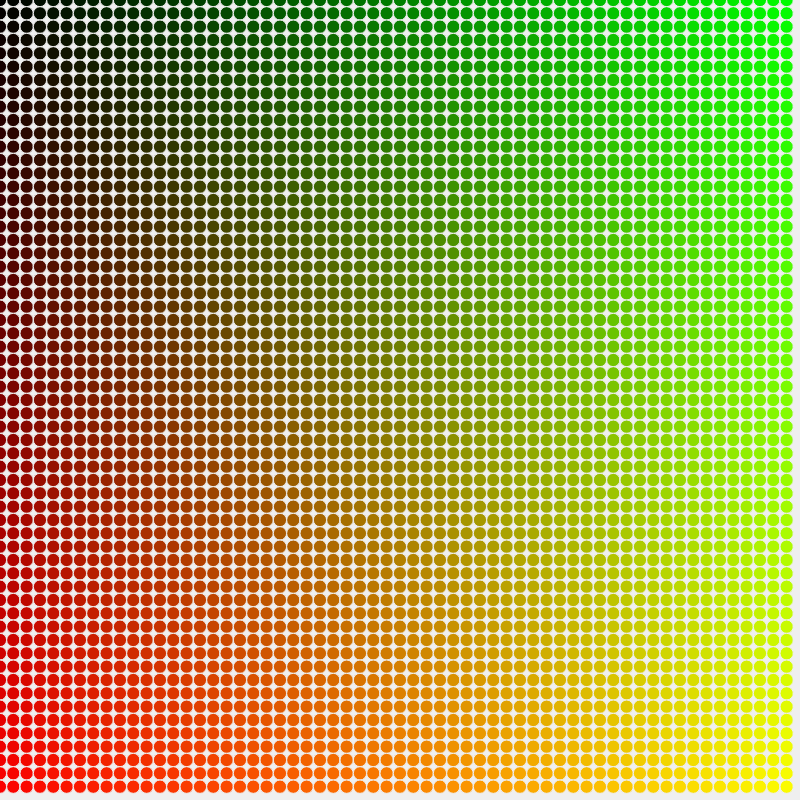
Frame 1 (no input)
Frame 60 (no input): identical to frame 1, image omitted
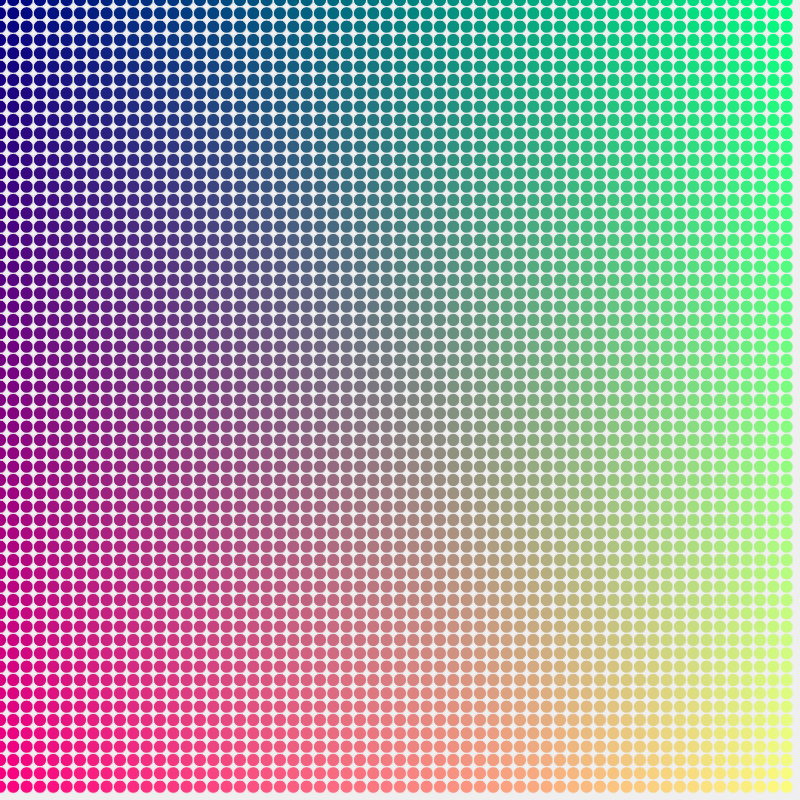
Frame 120 (the mouse pressed at the canvas centre since frame 60)

The p5.js sketch that drew these frames (run headless with seeded random() and noise() and a simulated clock; from frame 60 on, the mouse is pressed at the canvas centre):

// p5.js sketch
// ── sketch.js
/*

    Example Code: Interactive Gradient Array

*/


function setup(){

  createCanvas(800,800);
  stroke(239)

}

function draw(){
  background(239)

  let numCol = 60
  let numRow = 60
  let stepX = width / numCol // height of box 
  let stepY = height / numRow // width of box  

  for (var col = 0; col < numRow; col++){

    for (var row = 0; row < numCol; row++){
    
      fill(col/numCol*255,row/numRow*255,mouseX/width*255)   
      push()
      translate(row*stepX,col*stepY)
      /*rotate(dist(row*stepX,col*stepY,mouseX,mouseY)/800*TWO_PI)*/ 
      ellipse(0,0,stepX,stepY) 
      pop()

    }

  }

}
